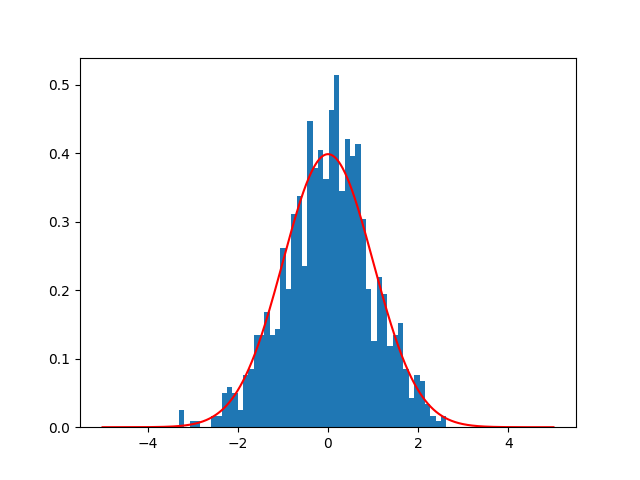

Here is the Python script that generated this plot:
import numpy as np
import matplotlib.pyplot as plt
from scipy.stats import norm

# генерируем набор данных соответствующий нормальному распределению
data = np.random.normal(0, 1, 1000)
plt.hist(data, bins=50, density=True)
plt.show()

# генерируем значения x для построения графика теоретического распределения
x = np.linspace(-5, 5, 1000)

# расчитываем значения y для построения графика теоретического распределения
y = norm.pdf(x, 0, 1)

# рисуем график теоретического распределения на той же оси y, что и гистограмма
plt.plot(x, y, 'r-')
plt.savefig('test.png')
